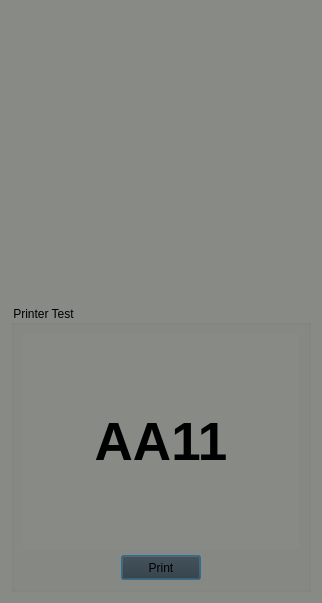
<?xml version="1.0" encoding="UTF-8"?>
<ui version="4.0">
 <class>Dialog</class>
 <widget class="QDialog" name="Dialog">
  <property name="geometry">
   <rect>
    <x>0</x>
    <y>0</y>
    <width>322</width>
    <height>603</height>
   </rect>
  </property>
  <property name="windowTitle">
   <string>Dialog</string>
  </property>
  <property name="styleSheet">
   <string notr="true">background-color: rgb(136, 138, 133);</string>
  </property>
  <layout class="QGridLayout" name="gridLayout_2">
   <item row="0" column="0">
    <layout class="QVBoxLayout" name="verticalLayout_7">
     <item>
      <layout class="QHBoxLayout" name="horizontalLayout_3">
       <item>
        <spacer name="horizontalSpacer_6">
         <property name="orientation">
          <enum>Qt::Horizontal</enum>
         </property>
         <property name="sizeHint" stdset="0">
          <size>
           <width>40</width>
           <height>20</height>
          </size>
         </property>
        </spacer>
       </item>
       <item>
        <widget class="QLabel" name="label">
         <property name="text">
          <string/>
         </property>
         <property name="pixmap">
          <pixmap resource="../resource/resource.qrc">:/pictures/ombori_mini.jpeg</pixmap>
         </property>
        </widget>
       </item>
       <item>
        <spacer name="horizontalSpacer_5">
         <property name="orientation">
          <enum>Qt::Horizontal</enum>
         </property>
         <property name="sizeHint" stdset="0">
          <size>
           <width>40</width>
           <height>20</height>
          </size>
         </property>
        </spacer>
       </item>
      </layout>
     </item>
     <item>
      <widget class="QGroupBox" name="groupBox">
       <property name="title">
        <string>Printer Test</string>
       </property>
       <layout class="QVBoxLayout" name="verticalLayout">
        <item>
         <widget class="QLabel" name="speed_label">
          <property name="font">
           <font>
            <pointsize>40</pointsize>
            <weight>75</weight>
            <bold>true</bold>
           </font>
          </property>
          <property name="text">
           <string>AA11</string>
          </property>
          <property name="alignment">
           <set>Qt::AlignCenter</set>
          </property>
         </widget>
        </item>
        <item>
         <layout class="QHBoxLayout" name="horizontalLayout">
          <item>
           <widget class="QPushButton" name="print_button">
            <property name="minimumSize">
             <size>
              <width>80</width>
              <height>25</height>
             </size>
            </property>
            <property name="maximumSize">
             <size>
              <width>80</width>
              <height>25</height>
             </size>
            </property>
            <property name="styleSheet">
             <string notr="true">background-color: rgb(46, 52, 54);</string>
            </property>
            <property name="text">
             <string>Print</string>
            </property>
           </widget>
          </item>
         </layout>
        </item>
       </layout>
      </widget>
     </item>
    </layout>
   </item>
  </layout>
 </widget>
 <resources>
  <include location="../resource/resource.qrc"/>
 </resources>
 <connections/>
</ui>
